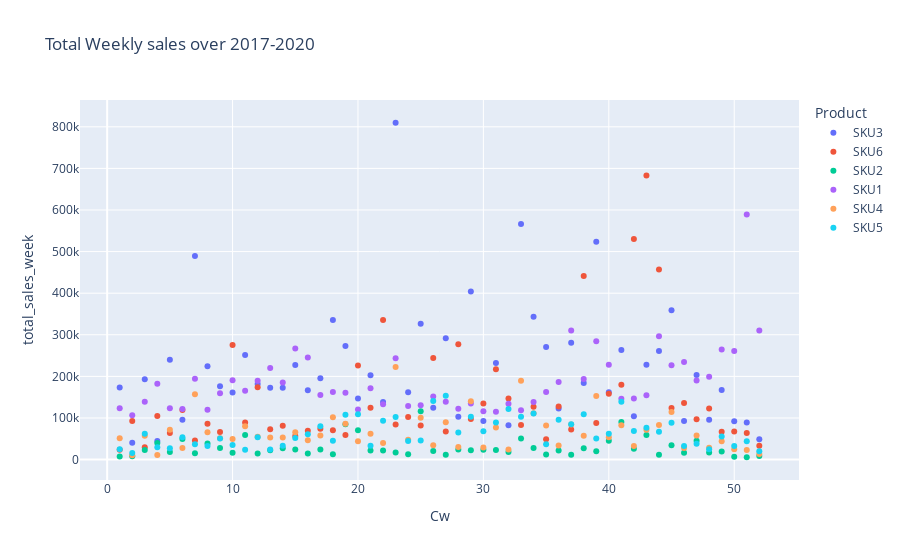

Write notebook code for a chart like this one.
### Code cell
df.groupby(['Product', 'Cw']).agg(total_sales_week = ('Sales','sum')).reset_index().plot.scatter(x='Cw', y='total_sales_week', 
color="Product", title="Total Weekly sales over 2017-2020")

### Figure 1 — Plotly figure (JSON) as saved in the notebook; plotly's stock layout.template omitted (floating-point values rounded to 4 significant figures)
{"data": [{"hovertemplate": "Product=SKU3<br>Cw=%{x}<br>total_sales_week=%{y}<extra></extra>", "legendgroup": "SKU3", "marker": {"color": "#636efa", "symbol": "circle"}, "mode": "markers", "name": "SKU3", "orientation": "v", "showlegend": true, "type": "scatter", "x": [14, 46, 4, 33, 18, 2, 28, 44, 41, 49, 27, 23, 52, 13, 42, 7, 29, 31, 11, 45, 22, 30, 20, 5, 43, 12, 36, 50, 3, 21, 26, 16, 24, 48, 37, 39, 8, 19, 15, 40, 34, 47, 38, 17, 25, 1, 9, 35, 32, 51, 10, 6], "xaxis": "x", "y": [172410, 92575, 44422, 566074, 335269, 40583, 102943, 261278, 263333, 167509, 291699, 809708, 48767, 172972, 103924, 489597, 404210, 232306, 251105, 359058, 138661, 92485, 146983, 240039, 228102, 181687, 122776, 91915, 193232, 202885, 124641, 166833, 161562, 95713, 280579, 523612, 224303, 272943, 227657, 162106, 343625, 203257, 184315, 195725, 326276, 173363, 176466, 270547, 82586, 88937, 161046, 95482], "yaxis": "y"}, {"hovertemplate": "Product=SKU6<br>Cw=%{x}<br>total_sales_week=%{y}<extra></extra>", "legendgroup": "SKU6", "marker": {"color": "#EF553B", "symbol": "circle"}, "mode": "markers", "name": "SKU6", "orientation": "v", "showlegend": true, "type": "scatter", "x": [44, 20, 35, 29, 37, 40, 21, 31, 12, 9, 7, 14, 39, 8, 4, 43, 51, 33, 45, 34, 2, 13, 22, 27, 23, 16, 30, 10, 38, 28, 18, 26, 32, 24, 25, 41, 3, 46, 36, 50, 1, 19, 48, 11, 5, 47, 6, 52, 49, 42, 17, 15], "xaxis": "x", "y": [456693, 226041, 48822, 97344, 72084, 158024, 124518, 216918, 174120, 66326, 45815, 81433, 87926, 86354, 104575, 682632, 63896, 83355, 123790, 127278, 92568, 72656, 335537, 67561, 84218, 69055, 134785, 275207, 441108, 277045, 70253, 244368, 146665, 102528, 82083, 180168, 29354, 136065, 127678, 67699, 23509, 58880, 122824, 89362, 64169, 96844, 119440, 32960, 67014, 530501, 74139, 56731], "yaxis": "y"}, {"hovertemplate": "Product=SKU2<br>Cw=%{x}<br>total_sales_week=%{y}<extra></extra>", "legendgroup": "SKU2", "marker": {"color": "#00cc96", "symbol": "circle"}, "mode": "markers", "name": "SKU2", "orientation": "v", "showlegend": true, "type": "scatter", "x": [13, 35, 8, 27, 7, 18, 3, 45, 30, 36, 19, 23, 32, 33, 14, 26, 48, 41, 46, 20, 40, 5, 4, 1, 39, 12, 47, 34, 6, 43, 49, 29, 2, 38, 37, 25, 16, 15, 10, 24, 51, 21, 31, 52, 9, 28, 50, 44, 42, 17, 22, 11], "xaxis": "x", "y": [22344, 12264, 38832, 11563, 15278, 12886, 22758, 34376, 23512, 21841, 84738, 17138, 17976, 50697, 27522, 20739, 16741, 90189, 16691, 70801, 45562, 17934, 39626, 7304, 20247, 14847, 44997, 27890, 49459, 59148, 19515, 22516, 7983, 27033, 11527, 116058, 14867, 23969, 16666, 12770, 5607, 21817, 23190, 8681, 28038, 24090, 6955, 11587, 25763, 24424, 22074, 59122], "yaxis": "y"}, {"hovertemplate": "Product=SKU1<br>Cw=%{x}<br>total_sales_week=%{y}<extra></extra>", "legendgroup": "SKU1", "marker": {"color": "#ab63fa", "symbol": "circle"}, "mode": "markers", "name": "SKU1", "orientation": "v", "showlegend": true, "type": "scatter", "x": [51, 6, 28, 26, 25, 34, 19, 24, 31, 3, 49, 42, 10, 27, 43, 22, 41, 1, 23, 29, 37, 5, 14, 12, 9, 17, 7, 40, 15, 45, 20, 44, 38, 16, 36, 33, 18, 2, 21, 52, 46, 35, 47, 50, 48, 8, 39, 13, 30, 11, 32, 4], "xaxis": "x", "y": [589121, 121733, 122076, 151422, 130550, 138603, 160918, 128509, 115038, 139141, 264392, 147055, 190659, 138813, 154891, 132915, 146108, 123502, 243749, 134838, 310527, 123347, 185123, 189486, 159490, 154949, 194419, 228196, 267019, 226841, 120325, 296379, 193681, 245395, 186530, 118596, 162174, 106751, 171726, 310178, 234375, 162323, 190023, 260826, 199326, 119988, 284700, 220026, 115991, 165353, 134281, 182091], "yaxis": "y"}, {"hovertemplate": "Product=SKU4<br>Cw=%{x}<br>total_sales_week=%{y}<extra></extra>", "legendgroup": "SKU4", "marker": {"color": "#FFA15A", "symbol": "circle"}, "mode": "markers", "name": "SKU4", "orientation": "v", "showlegend": true, "type": "scatter", "x": [4, 6, 23, 45, 48, 8, 13, 20, 22, 3, 12, 25, 43, 11, 52, 24, 31, 51, 40, 2, 15, 27, 18, 19, 49, 42, 10, 50, 7, 30, 35, 32, 5, 29, 17, 39, 14, 33, 41, 44, 37, 47, 1, 46, 28, 16, 9, 34, 36, 26, 38, 21], "xaxis": "x", "y": [11086, 28018, 222375, 114314, 28689, 65928, 53265, 44325, 39660, 57001, 54883, 100803, 71567, 80186, 13155, 47668, 77181, 23104, 53729, 10508, 65636, 89881, 101659, 86314, 44054, 32542, 49230, 25096, 156766, 29095, 81647, 24040, 71706, 140377, 57617, 153144, 53116, 189582, 82431, 83113, 84393, 57624, 51511, 27644, 30171, 46335, 51445, 111624, 34035, 34535, 57367, 62036], "yaxis": "y"}, {"hovertemplate": "Product=SKU5<br>Cw=%{x}<br>total_sales_week=%{y}<extra></extra>", "legendgroup": "SKU5", "marker": {"color": "#19d3f3", "symbol": "circle"}, "mode": "markers", "name": "SKU5", "orientation": "v", "showlegend": true, "type": "scatter", "x": [7, 1, 45, 21, 18, 23, 40, 41, 44, 50, 14, 16, 48, 52, 9, 5, 27, 19, 49, 10, 8, 32, 51, 38, 42, 13, 24, 26, 33, 30, 47, 22, 29, 28, 17, 46, 2, 37, 3, 15, 20, 39, 35, 36, 6, 12, 11, 31, 43, 4, 34, 25], "xaxis": "x", "y": [36921, 25008, 88333, 33455, 45384, 102245, 62319, 138772, 66985, 32624, 33144, 61057, 24974, 20199, 50617, 27315, 153595, 107825, 55571, 34887, 32870, 121722, 43971, 108703, 68525, 24500, 44378, 141005, 102835, 68148, 37942, 93587, 102975, 65326, 80216, 32357, 15624, 84951, 61934, 51759, 109261, 50693, 36818, 95592, 53398, 53984, 23372, 89259, 76817, 29863, 110538, 45936], "yaxis": "y"}], "layout": {"legend": {"title": {"text": "Product"}, "tracegroupgap": 0}, "title": {"text": "Total Weekly sales over 2017-2020"}, "xaxis": {"anchor": "y", "domain": [0, 1], "title": {"text": "Cw"}}, "yaxis": {"anchor": "x", "domain": [0, 1], "title": {"text": "total_sales_week"}}}}
